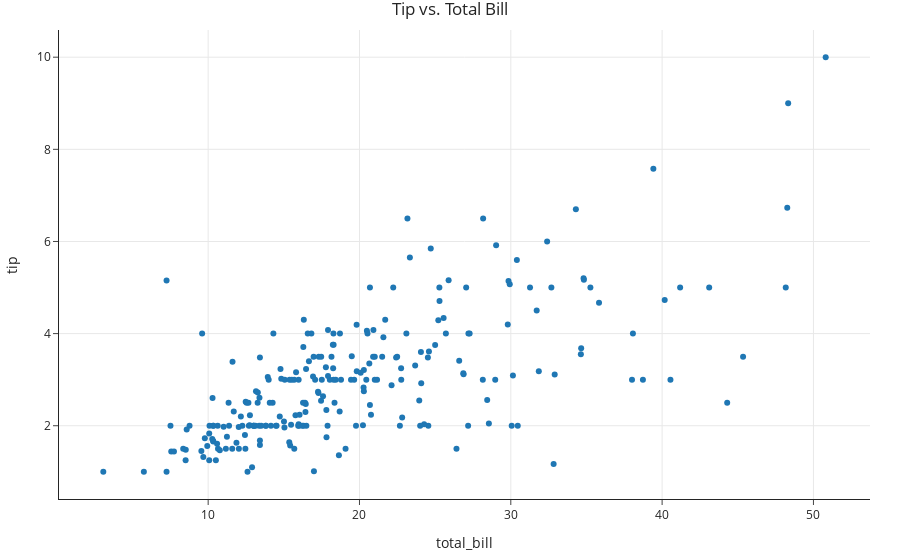

The notebook cell saved with this chart:
### Markdown cell above
### Visualizing distributions

### Code cell
tips.plot(kind='scatter', 
          x='total_bill', y='tip',
          title='Tip vs. Total Bill')

### Figure 1 — Plotly figure (JSON) as saved in the notebook; plotly's stock layout.template omitted (floating-point values rounded to 4 significant figures; data arrays with more than 128 entries replaced by an {"elided": "..."} marker saying what was removed)
{"data": [{"hovertemplate": "total_bill=%{x}<br>tip=%{y}<extra></extra>", "legendgroup": "", "marker": {"color": "#1F77B4", "symbol": "circle"}, "mode": "markers", "name": "", "orientation": "v", "showlegend": false, "type": "scatter", "x": {"elided": "244 float values"}, "xaxis": "x", "y": {"elided": "244 float values"}, "yaxis": "y"}], "layout": {"legend": {"tracegroupgap": 0}, "title": {"text": "Tip vs. Total Bill"}, "xaxis": {"anchor": "y", "domain": [0, 1], "title": {"text": "total_bill"}}, "yaxis": {"anchor": "x", "domain": [0, 1], "title": {"text": "tip"}}}}
